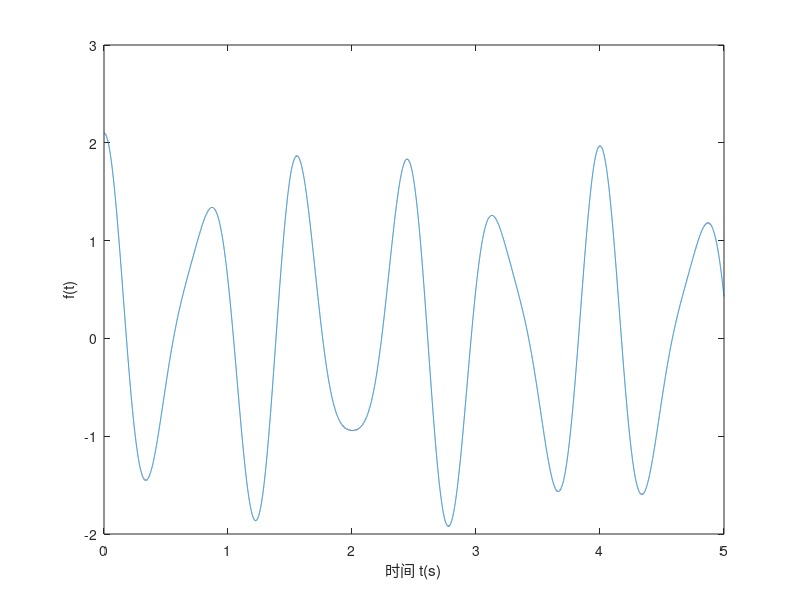
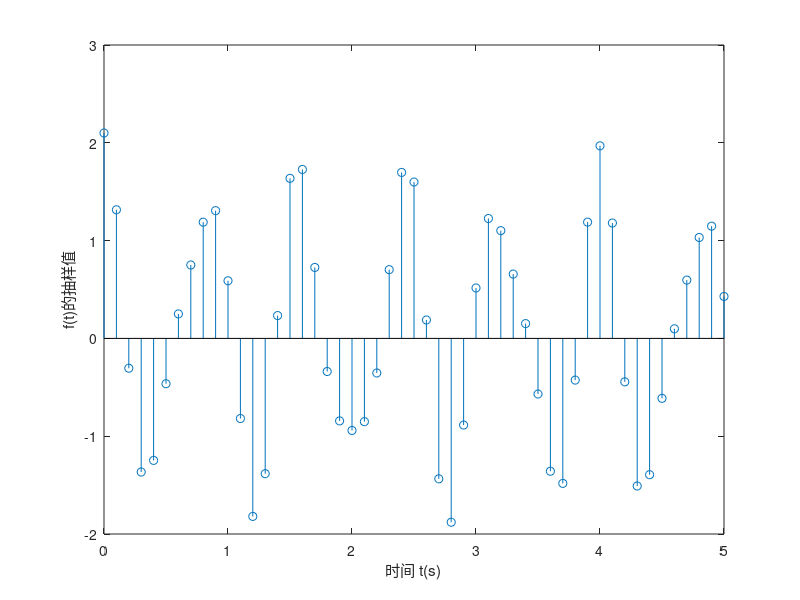
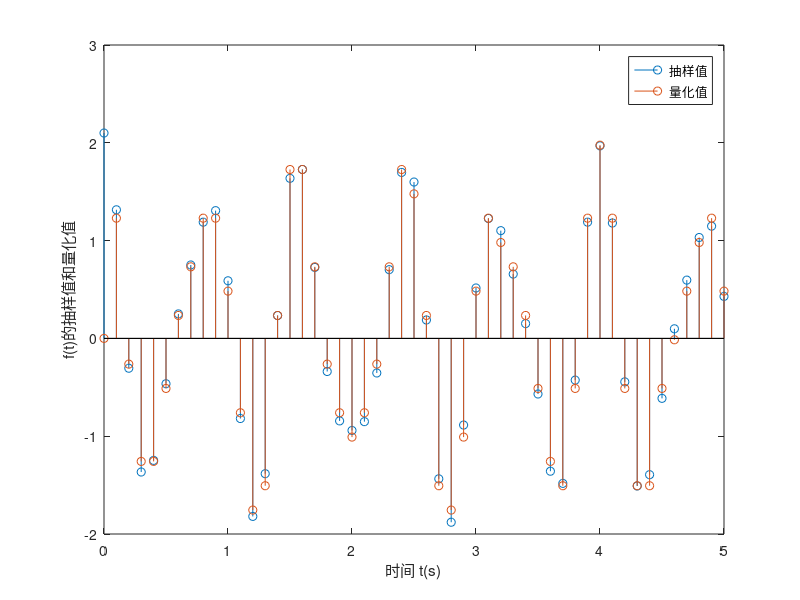

Source code (MATLAB) for these figures, in order:
clc;clear;

% 第一步：画出模拟信号
dt = 0.0001;
t = 0:dt:5;
omega_1 = 0.15 * pi;
omega_2 = 2.5 * pi;
omega_3 = 4 * pi;
A_1 = 0.1;
A_2 = 1.5;
A_3 = 0.5;
f_t = A_1 * cos(omega_1 * t) + A_2 * cos(omega_2 * t) + A_3 * cos(omega_3 * t);
figure(1);
plot(t, f_t);
xlabel('时间 t(s)');
ylabel('f(t)');

% 第二步：画出抽样信号
f_s = 10;  % 采样频率；
T_s = 1 / f_s;  % 采样间隔；
t_s = 0:T_s:5;
f_sampling = A_1 * cos(omega_1 * t_s) + A_2 * cos(omega_2 * t_s) + A_3 * cos(omega_3 * t_s);
figure(2);
stem(t_s, f_sampling);
xlabel('时间 t(s)');
ylabel('f(t)的抽样值');

% 第三步：实现量化，量化电平数 L = 16;
L = 16;
max_a = max(f_sampling);
min_b = min(f_sampling);
delta = (max_a - min_b) / L;
x = zeros(1, L + 1);
for i = 1 : L +1
    x(i) = min_b + (i - 1) * delta;  % 计算L+1个分层电平
end
y = zeros(1, L);
for k = 1 : L
    y(k) = (x(k) + x(k + 1)) / 2;  % 取中值作为代表值
end
f_quantization = zeros(size(f_sampling));
% 判断抽样值属于哪个量化电平
for i = 1 : length(f_sampling)
    for k = 1 : L
        if f_sampling(i) >= x(k) && f_sampling(i) <= x(k + 1)
            f_quantization(i) = y(k);
            break;
        end
    end
end
figure(3);
stem(t_s, f_sampling);
hold on;
stem(t_s, f_quantization);
xlabel('时间 t(s)');
ylabel('f(t)的抽样值和量化值');
legend('抽样值', '量化值');
